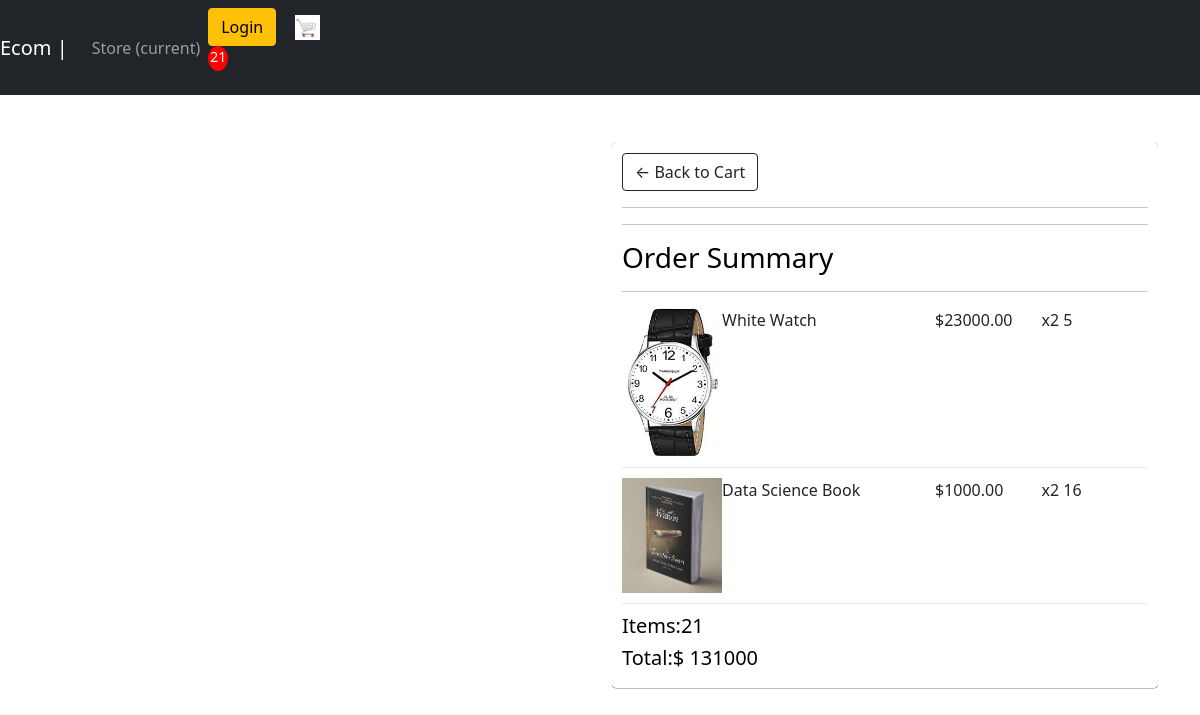
Screenshot of /checkout/ (signed in) with the database file from the repository.
### Store/models.py (models this page shows, shortened)
class OrderItem(models.Model):
    product = models.ForeignKey(Product, on_delete=models.SET_NULL, blank=True, null=True)
    order = models.ForeignKey(Order, on_delete=models.SET_NULL, blank=True, null=True)
    quantity = models.IntegerField(default=0, null=True, blank=True)
    date_added = models.DateTimeField(auto_now_add=True)
    @property
    def get_total(self):
        total = self.product.price * self.quantity
        return total

class Product(models.Model):
    name = models.CharField(max_length=200)
    price = models.DecimalField(max_digits=7,decimal_places=2)
    digital = models.BooleanField(default=False, null=True, blank=False)
    image=models.ImageField(upload_to='images/',null=True,blank=True)
    image_thumbnail = ImageSpecField(source='image',
                                        processors=[ResizeToFill(100, 50)],
                                        format='JPEG',
                                        options={'quality': 60}
    )
    @property
    def imageURL(self):
        try:
            url = self.image.url
        except:
            url = ''
        return url

class Order(models.Model):
    customer = models.ForeignKey(Customer, on_delete=models.SET_NULL, blank=True, null=True)
    date_ordered = models.DateTimeField(auto_now_add=True)
    complete = models.BooleanField(default=False, null=True, blank=False)
    transaction_id = models.CharField(max_length=200, null=True)
    @property
    def shipping(self):
        shipping = False
        orderitems = self.orderitem_set.all()
        for i in orderitems:
            if i.product.digital == False:
                shipping = True
        return shipping
    @property
    def get_cart_total(self):
        orderitems = self.orderitem_set.all()
        total = sum([item.get_total for item in orderitems])
        return total
    @property
    def get_cart_items(self):
        orderitems = self.orderitem_set.all()
        total = sum([item.quantity for item in orderitems])
        return total

### Store/views.py (the view)
# urls.py: path('checkout/',Checkout,name='checkout'),
def Checkout(request):
    if request.user.is_authenticated:
        customer=request.user.customer
        order,created = Order.objects.get_or_create(customer=customer,complete=False)
        items=order.orderitem_set.all()
        cartItems=order.get_cart_items
    else:
        items=[]
        order={'get_cart_total':0,'get_cart_items':0,'shipping':False  }
        cartItems=order['get_cart_items']
    context = {
            'items':items,
            'order':order,
            'cartItems':cartItems,
        }
    return render(request,'checkout.html',context)

### frontend/templates/checkout.html (shortened to what this page needs)
{%  extends 'main.html' %}
{%  load static %}
{% block content %}
<br>
<br>
<div class="row">
    <div class="col-lg-6" >
        <br>
    </div>
    <div class="col-lg-6">
        <div class="box-element">
            <a href="{% url 'store:cart' %}" class="btn btn-outline-dark">&#x2190; Back to Cart</a>
            <hr>
            <hr>
            <h3>Order Summary</h3>
            <hr>
            {% for item in items%}
            <div style="display: flex;align-items:flex-stretch;padding-bottom:10px;margin-bottom:10px;border: bottom 1px solid #ececec;" class="cart-row">
                 <div class="row-image" style="width: 100px;">
                    <img style="width:100px ;" src="{{item.product.imageURL}}" alt="">
                 </div>
                 <div style="flex: 2;">{{item.product.name}}</div>
                 <div style="flex: 1;"><p>${{item.product.price}}</p></div>
                 <div style="flex: 1;"><p>x2 {{item.quantity}}</p></div>
            </div>
            {% endfor %}
            <h5>Items:{{order.get_cart_items}}</h5>
            <h5>Total:$ {{order.get_cart_total|floatformat }} </h5>
        </div>
    </div>
</div>
{%  endblock %}

### frontend/static/css/main.css (style rules this page uses)
body { background-color: hsl(0, 0%, 98%); }
.box-element { box-shadow:hsl(0,.0%,.80%)0.0.16px; background-color: #fff; border-radius: 4px; padding: 10px; }
h1,h2,h3,h4,h5,h6 { color:hsl(0,.0%,.30%) }
.btn { border-radius: 0; }
.row-image { width: 100px; }
.cart-row { display: flex; align-items: flex-stretch; padding-bottom: 10px; margin-bottom: 10px; border-bottom: 1px solid #ececec; }

### rows the page displays
OrderItem: product.imageURL (picture), product.name "White Watch", product.price "23000.00", quantity "5"
OrderItem: product.imageURL (picture), product.name "Data Science Book", product.price "1000.00", quantity "16"
Order: get_cart_items "21", get_cart_total "131000"

### other values shown
{{ cartItems }} "21"
